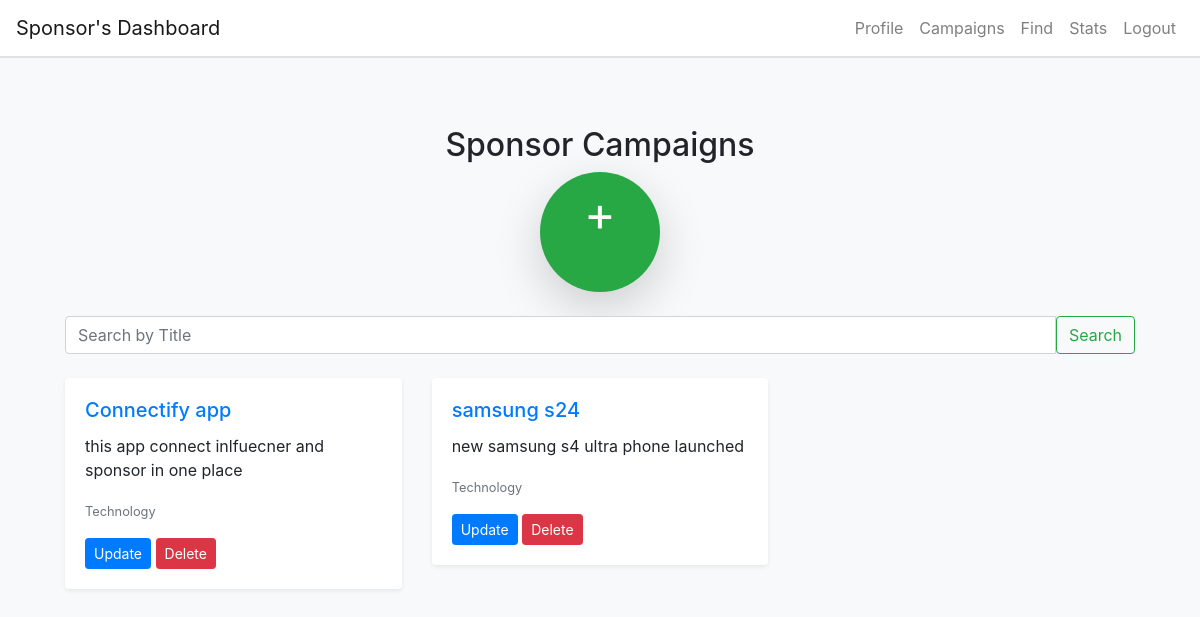
The app's page /sponsor_campaigns (signed in) with its own data.
### app.py (models this page shows, shortened)
class Campaign(db.Model):
    id = db.Column(db.Integer, primary_key=True)
    title = db.Column(db.String(100), nullable=False)
    description = db.Column(db.Text, nullable=False)
    image = db.Column(db.String(200), nullable=True)
    niche = db.Column(db.String(50), nullable=False)
    budget = db.Column(db.Float, nullable=False)
    is_public = db.Column(db.Boolean, nullable=False, default=True)
    start_date = db.Column(db.DateTime, nullable=False)
    end_date = db.Column(db.DateTime, nullable=False)
    is_flagged = db.Column(db.Boolean, default=False)
    influencer_id = db.Column(db.Integer, db.ForeignKey('influencers.id'))
    influencer = db.relationship('Influencer', back_populates='campaigns')
    sponsor_id = db.Column(db.Integer, db.ForeignKey('sponsors.id'), nullable=False)
    ad_requests = db.relationship('AdRequest', back_populates='campaign', cascade='all, delete-orphan')
    sponsor = db.relationship('Sponsor', backref='campaigns')

### app.py (the view)
@app.route('/sponsor_campaigns')
def sponsor_campaigns():
    if 'user_id' not in session or session.get('user_role') != 'sponsor':
        flash('You need to log in first.', 'warning')
        return redirect(url_for('login'))
    user_role = session.get('user_role')
    sponsor = Sponsor.query.filter_by(user_id=session['user_id']).first()
    search_query = request.args.get('search')
    if search_query:
        campaigns = Campaign.query.filter(Campaign.sponsor_id == sponsor.id, Campaign.title.ilike(f"%{search_query}%")).all()
    else:
        campaigns = Campaign.query.filter_by(sponsor_id=sponsor.id).all()
    return render_template('sponsor_campaigns.html', user_role=user_role, campaigns=campaigns, sponsor=sponsor)

### templates/sponsor_campaigns.html (shortened to what this page needs)
{% extends "base.html" %} {% block title %}Sponsor Campaigns{% endblock %} {%
block content %}
<div class="container mt-5">
  <div class="text-center">
    <h2>Sponsor Campaigns</h2>
    <a
      href="{{ url_for('add_campaign',sponsor_id=sponsor.id) }}"
      class="btn btn-primary rounded-circle shadow-lg add-campaign-btn"
    >
      <span style="font-size: 3rem">+</span>
    </a>
  </div>
  <form
    class="mt-4 mb-3"
    method="GET"
    action="{{ url_for('sponsor_campaigns') }}"
  >
    <div class="input-group">
      <input
        type="text"
        class="form-control"
        name="search"
        placeholder="Search by Title"
        aria-label="Search by Title"
      />
      <button class="btn btn-outline-success" type="submit">Search</button>
    </div>
  </form>
  <div class="row mt-4">
    {% for campaign in campaigns %}
    <div class="col-md-4 mb-4">
      <div class="card shadow-sm">
        <div class="card-body">
          <h5 class="card-title">
            <a href="{{ url_for('campaign_details', campaign_id=campaign.id) }}"
              >{{ campaign.title }}</a
            >
          </h5>
          <p class="card-text">{{ campaign.description }}</p>
          <p class="card-text">
            <small class="text-muted">{{ campaign.niche }}</small>
          </p>
          <div class="mt-3">
            <a
              href="{{ url_for('update_campaign', campaign_id=campaign.id) }}"
              class="btn btn-primary btn-sm"
              >Update</a
            >
            <form
              action="{{ url_for('delete_campaign', campaign_id=campaign.id) }}"
              method="POST"
              style="display: inline"
            >
              <button type="submit" class="btn btn-danger btn-sm">
                Delete
              </button>
            </form>
          </div>
        </div>
      </div>
    </div>
    {% endfor %}
  </div>
</div>
{% endblock %}

### templates/base.html (style rules this page uses)
body { background-color: #f8f9fa; }
.card { margin-bottom: 20px; border: none; box-shadow: 0 0 10px rgba(0, 0, 0, 0.1); }

### templates/sponsor_campaigns.html (style rules this page uses)
.add-campaign-btn { width: 120px; height: 120px; background-color: #28a745; color: white; border: none; transition: transform 0.2s; }

### records on screen
Campaign: title "Connectify app", description "this app connect inlfuecner and sponsor in one place", niche "Technology"
Campaign: title "samsung s24", description "new samsung s4 ultra phone launched", niche "Technology"
